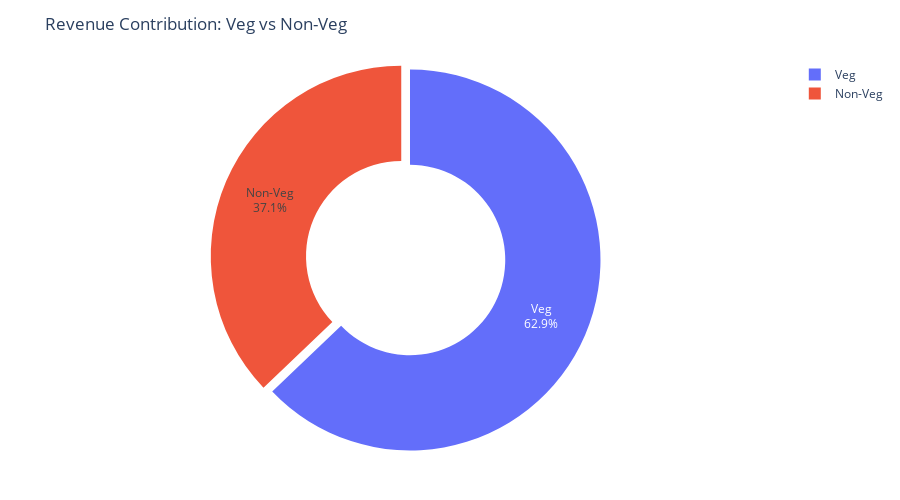

Notebook code cell kept with this figure:
### Code cell
fig = px.pie(
    food_revenue,
    values="Price (INR)",
    names="Food Category",
    hole=0.5,
    title="Revenue Contribution: Veg vs Non-Veg",
)


fig.update_traces(
    textinfo="percent+label",
    pull=[0.05, 0]
)

fig.update_layout(
    height=500,
    margin=dict(t=60, b=40, l=40, r=40)
)

fig.show()

### Figure 1 — Plotly figure (JSON) as saved in the notebook; plotly's stock layout.template omitted (floating-point values rounded to 4 significant figures)
{"data": [{"domain": {"x": [0, 1], "y": [0, 1]}, "hole": 0.5, "hovertemplate": "Food Category=%{label}<br>Price (INR)=%{value}<extra></extra>", "labels": ["Non-Veg", "Veg"], "legendgroup": "", "name": "", "pull": [0.05, 0], "showlegend": true, "textinfo": "percent+label", "type": "pie", "values": [19680000.0, 33330000.0]}], "layout": {"height": 500, "legend": {"tracegroupgap": 0}, "margin": {"b": 40, "l": 40, "r": 40, "t": 60}, "title": {"text": "Revenue Contribution: Veg vs Non-Veg"}}}
